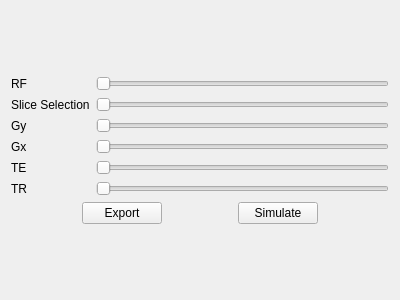
<?xml version="1.0" encoding="UTF-8"?>
<ui version="4.0">
 <class>sequence_control</class>
 <widget class="QWidget" name="sequence_control">
  <property name="geometry">
   <rect>
    <x>0</x>
    <y>0</y>
    <width>400</width>
    <height>300</height>
   </rect>
  </property>
  <property name="windowTitle">
   <string>Sequence Controls</string>
  </property>
  <layout class="QGridLayout" name="gridLayout_2">
   <item row="0" column="0">
    <layout class="QVBoxLayout" name="verticalLayout_3" stretch="2,1">
     <item>
      <layout class="QGridLayout" name="gridLayout">
       <item row="4" column="1">
        <widget class="QSlider" name="te_Slider">
         <property name="maximum">
          <number>1000</number>
         </property>
         <property name="orientation">
          <enum>Qt::Horizontal</enum>
         </property>
        </widget>
       </item>
       <item row="1" column="0">
        <widget class="QLabel" name="Slice_selection_label">
         <property name="text">
          <string>Slice Selection</string>
         </property>
        </widget>
       </item>
       <item row="0" column="0">
        <widget class="QLabel" name="RF_label">
         <property name="text">
          <string>RF</string>
         </property>
        </widget>
       </item>
       <item row="3" column="0">
        <widget class="QLabel" name="Gx_label">
         <property name="text">
          <string>Gx</string>
         </property>
        </widget>
       </item>
       <item row="0" column="1">
        <widget class="QSlider" name="RF_Slider">
         <property name="maximum">
          <number>1000</number>
         </property>
         <property name="orientation">
          <enum>Qt::Horizontal</enum>
         </property>
        </widget>
       </item>
       <item row="3" column="1">
        <widget class="QSlider" name="Gx_Slider">
         <property name="maximum">
          <number>999</number>
         </property>
         <property name="orientation">
          <enum>Qt::Horizontal</enum>
         </property>
        </widget>
       </item>
       <item row="2" column="1">
        <widget class="QSlider" name="Gy_Slider">
         <property name="maximum">
          <number>999</number>
         </property>
         <property name="orientation">
          <enum>Qt::Horizontal</enum>
         </property>
        </widget>
       </item>
       <item row="2" column="0">
        <widget class="QLabel" name="Gy_label">
         <property name="text">
          <string>Gy</string>
         </property>
        </widget>
       </item>
       <item row="1" column="1">
        <widget class="QSlider" name="Slice_Selection_Slider">
         <property name="maximum">
          <number>999</number>
         </property>
         <property name="singleStep">
          <number>1</number>
         </property>
         <property name="orientation">
          <enum>Qt::Horizontal</enum>
         </property>
        </widget>
       </item>
       <item row="4" column="0">
        <widget class="QLabel" name="te_label">
         <property name="text">
          <string>TE</string>
         </property>
        </widget>
       </item>
       <item row="5" column="1">
        <widget class="QSlider" name="tr_Slider">
         <property name="maximum">
          <number>1000</number>
         </property>
         <property name="orientation">
          <enum>Qt::Horizontal</enum>
         </property>
        </widget>
       </item>
       <item row="5" column="0">
        <widget class="QLabel" name="tr_label">
         <property name="text">
          <string>TR</string>
         </property>
        </widget>
       </item>
      </layout>
     </item>
     <item>
      <layout class="QHBoxLayout" name="horizontalLayout_3" stretch="0,0,0,0,0">
       <item>
        <spacer name="horizontalSpacer_7">
         <property name="orientation">
          <enum>Qt::Horizontal</enum>
         </property>
         <property name="sizeHint" stdset="0">
          <size>
           <width>40</width>
           <height>20</height>
          </size>
         </property>
        </spacer>
       </item>
       <item>
        <widget class="QPushButton" name="export_Button">
         <property name="text">
          <string>Export</string>
         </property>
        </widget>
       </item>
       <item>
        <spacer name="horizontalSpacer_5">
         <property name="orientation">
          <enum>Qt::Horizontal</enum>
         </property>
         <property name="sizeHint" stdset="0">
          <size>
           <width>40</width>
           <height>20</height>
          </size>
         </property>
        </spacer>
       </item>
       <item>
        <widget class="QPushButton" name="Simulate_Button">
         <property name="text">
          <string>Simulate</string>
         </property>
        </widget>
       </item>
       <item>
        <spacer name="horizontalSpacer_6">
         <property name="orientation">
          <enum>Qt::Horizontal</enum>
         </property>
         <property name="sizeHint" stdset="0">
          <size>
           <width>40</width>
           <height>20</height>
          </size>
         </property>
        </spacer>
       </item>
      </layout>
     </item>
    </layout>
   </item>
  </layout>
 </widget>
 <resources/>
 <connections/>
</ui>
